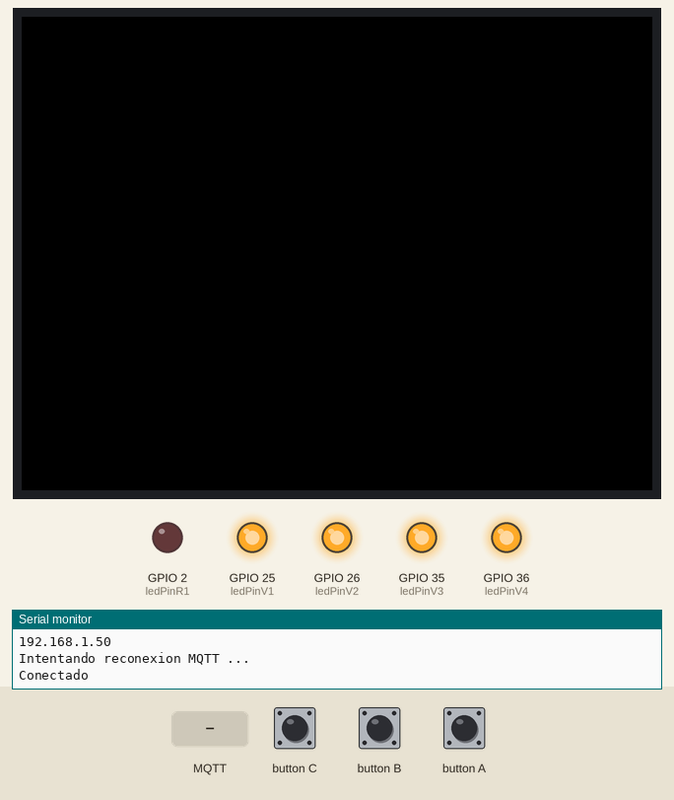
Recording of a sketch running on a simulated ESP32. Shown: 320×240 colour display, output pins drawn as LEDs (lit = HIGH), the last lines printed to the serial monitor. The inputs (shaded band) are chosen by the test bench. WiFi joins after 1.5 s; servers stay silent unless stated; no MQTT or app messages arrive unless stated.

Above: at 2.8 s.
2.9 s: MQTT message "off" arrives on the first subscribed topic
At 4.1 s:
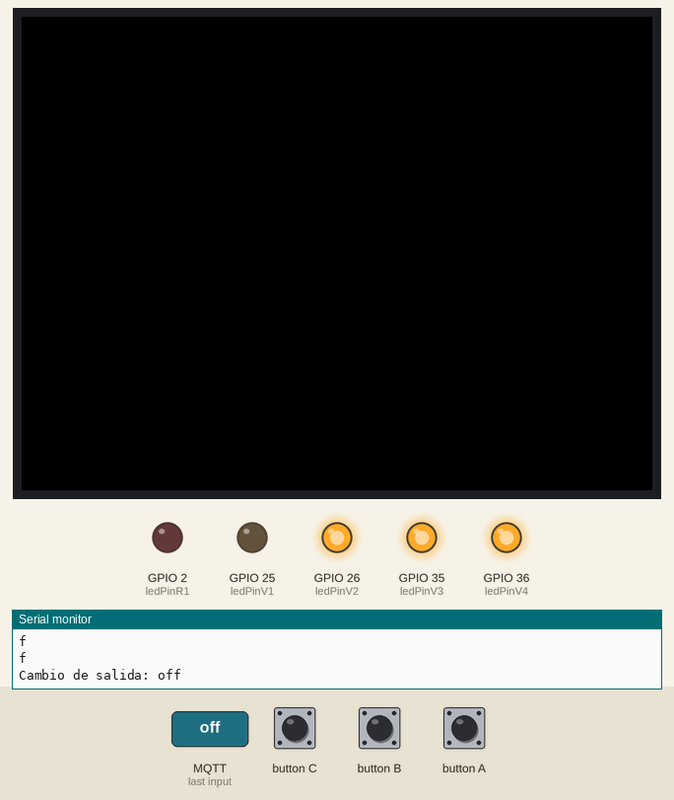
4.4 s: MQTT message "off" arrives on the second subscribed topic
At 5.2 s:
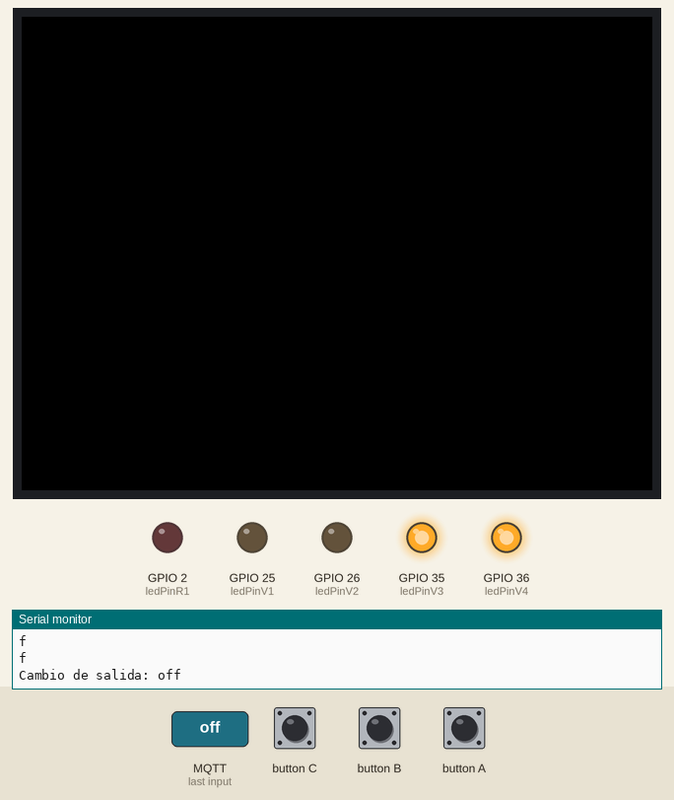
5.9 s: MQTT message "on" arrives on the first subscribed topic
At 7.2 s:
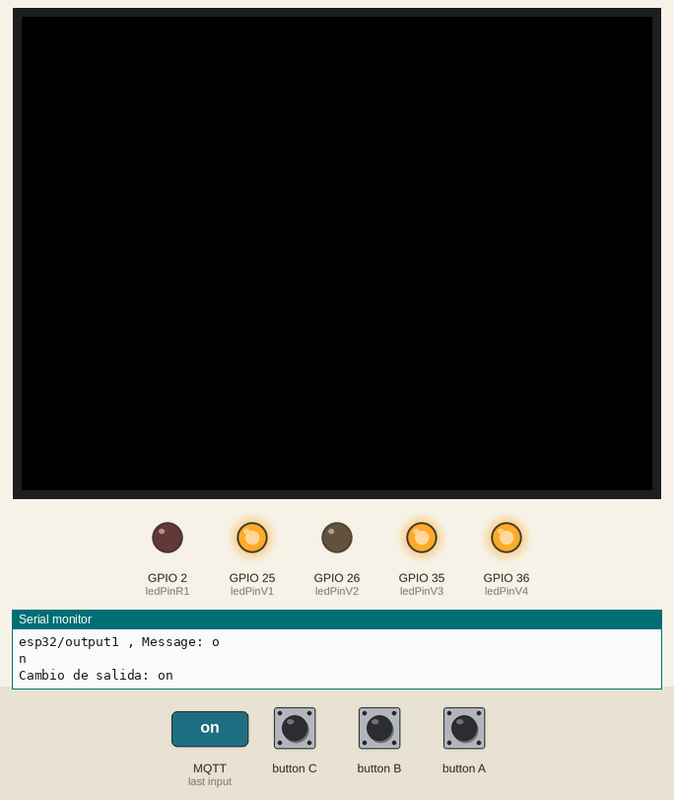
7.5 s: MQTT message "off" arrives on the third subscribed topic
At 8.4 s:
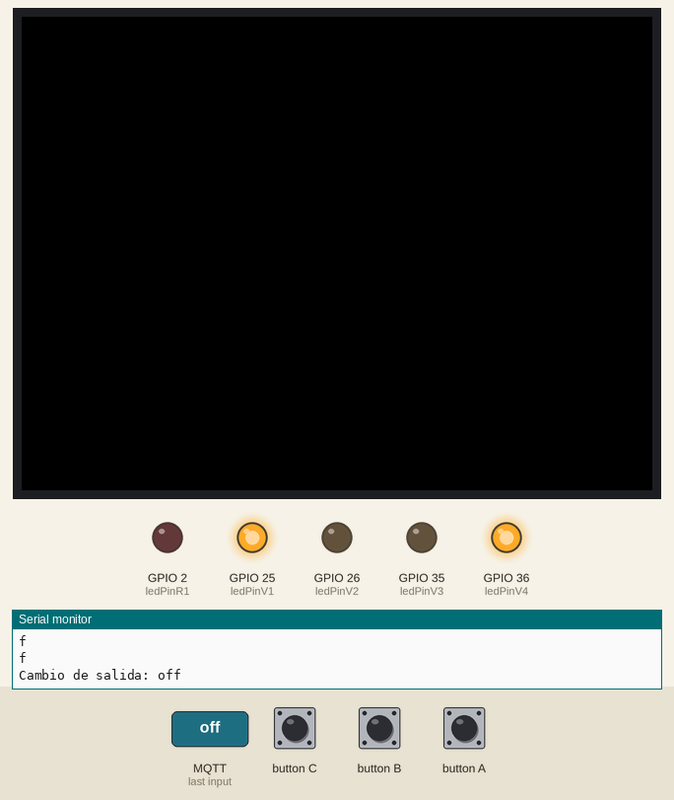
9.0 s: MQTT message "on" arrives on the second subscribed topic
At 10.2 s:
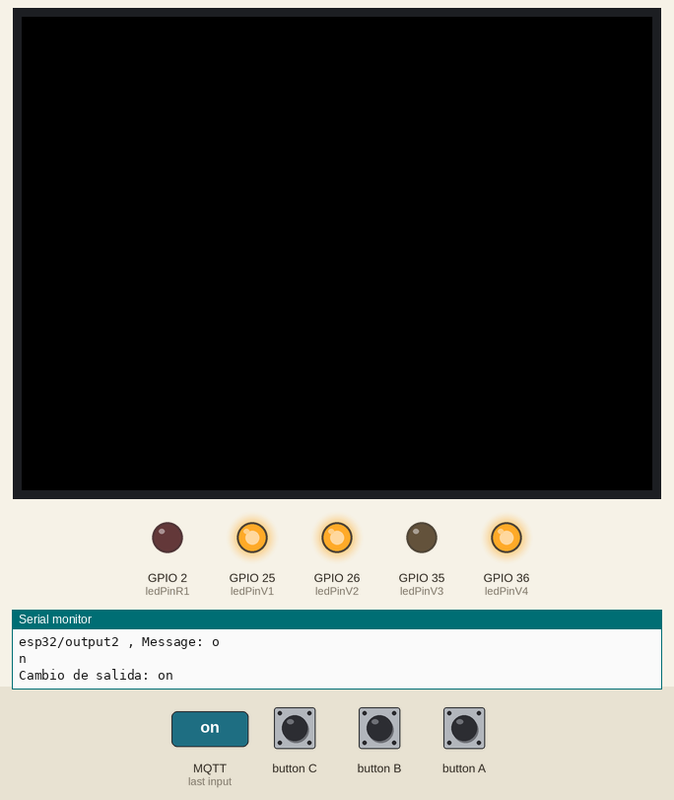
10.5 s: MQTT message "on" arrives on the third subscribed topic
At 11.4 s:
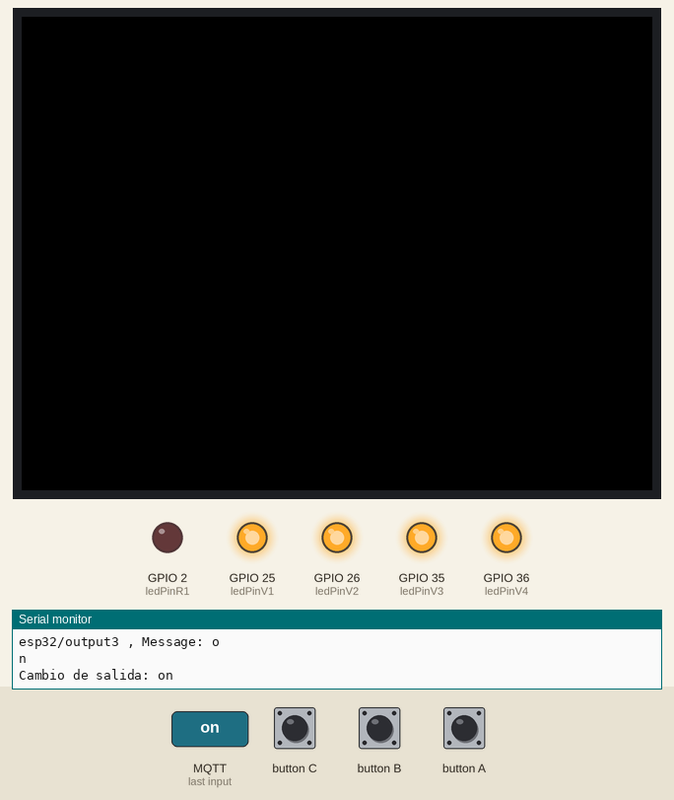
Timing chart, 0 to 13.1 s (numbered marks = the images above; inputs shaded):
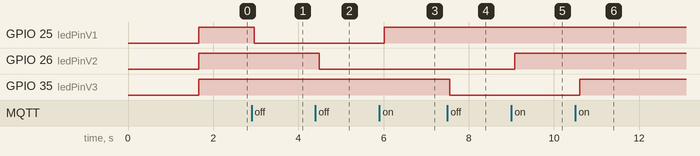

The sketch:

FinalConMQTT.ino
```cpp
#include <WiFi.h>
#include <PubSubClient.h>
#include <Wire.h>
//#include <AsyncUDP.h>
#include <M5Stack.h>

// Preparación conexión MQTT.
WiFiClient espClient;
PubSubClient client(espClient);

long lastMsg = 0;
char msg[50];
int value = 0;

//SSID-Password.
const char* ssid = "MobilAlex";
const char* password = "contrasenya";

//Direccion MQTT Broker IP Address.
const char* mqtt_server = "192.168.40.86";

//Declaración de Pines de LEDs
const int ledPinV1 = 25;
const int ledPinV2 = 26;
const int ledPinV3 = 35;
const int ledPinV4 = 36;
const int ledPinR1 = 2;

//Declaración de variables.
float temperatura = 0;
  //Variables del calculo de la temperatura.
  const float b = 0.79;
  const float m = 0.035;
int ultrasonido = 0;
int espalda = 0;

//Preparación conexión UDP.
//AsyncUDP udp;

/*---------------------------------------------------------

setup() --> Realiza la configuración inicial.

---------------------------------------------------------*/
void setup() {

  M5.begin(true,false,false);
  Serial.begin(9600);
  setup_wifi();

  client.setServer(mqtt_server, 1880);
  client.setCallback(callback);

  //PinMode -- Declaraciones pins LEDs.
  pinMode(ledPinV1, OUTPUT);
  pinMode(ledPinV2, OUTPUT);
  pinMode(ledPinV3, OUTPUT);
  pinMode(ledPinV4, OUTPUT);
  pinMode(ledPinR1, OUTPUT);

  //Inicializa todos los LEDs verdes para que esten abiertos.
  digitalWrite(ledPinV1, HIGH);
  digitalWrite(ledPinV2, HIGH);
  digitalWrite(ledPinV3, HIGH);
  digitalWrite(ledPinV4, HIGH);

  //connex_udp(); // Conectando con ESP32 mediante UDP.


}
/*---------------------------------------------------------

setup_wifi() --> Realiza la conexión con WiFi.

---------------------------------------------------------*/
void setup_wifi() {

  delay(10);
  Serial.println();
  Serial.println("Conectando a:");
  Serial.println("ssid");

  WiFi.begin(ssid, password);

  while (WiFi.status()!= WL_CONNECTED ){
    delay(500);
    Serial.println(".");
  }

  Serial.println(" ");
  Serial.println("WiFi conectado");
  Serial.println("IP Address: ");
  Serial.println(WiFi.localIP());

}
/*---------------------------------------------------------

connex_udp() --> Realiza la conexión con la placa ESP32 mediante UDP ( Recibe Datos ).

---------------------------------------------------------*/
/*void connex_udp(){
  if (udp.listen(1234)) {
    Serial.print("UDP Listening on IP: ");
    Serial.println(WiFi.localIP());

    udp.onPacket([](AsyncUDPPacket packet) {

      Serial.write(packet.data(), packet.length());

      String datosUDP = (const char*)packet.data();
      String textoMostrarEnM5Ultra = "";
      String textoMostrarEnM5Esp = "";

      if (datosUDP == "No Sentado")
      {
        textoMostrarEnM5Ultra = "No Sentado";
        digitalWrite(ledPinR1, LOW);
        ultrasonido = 0;
      }
      else if (datosUDP == "Mal sentado")
      {
        textoMostrarEnM5Ultra = "Mal sentado  ";
        digitalWrite(ledPinR1, HIGH);
        ultrasonido = 1;
      }
      else if(datosUDP == "Bien sentado")
      {
        textoMostrarEnM5Ultra = "Bien sentado ";
        digitalWrite(ledPinR1, HIGH);
        ultrasonido = 2;
      }

        M5.Lcd.setCursor(60,90);
        M5.Lcd.setTextSize(2);
        M5.Lcd.println(textoMostrarEnM5Ultra);

      if (datosUDP == "Espalda Reclinada"){
        textoMostrarEnM5Esp = "Espalda Reclinada ";
        espalda = 1;
      }
      else if(datosUDP == "Espalda sin Reclinada"){
        textoMostrarEnM5Esp = "Sin Reclinar";
        espalda = 0;
      }

      M5.Lcd.setCursor(60,60);
      M5.Lcd.setTextSize(2);
      M5.Lcd.println(textoMostrarEnM5Esp);
    });
  }

}*/
/*---------------------------------------------------------

callback() --> MQTT -- subscirber( recibe datos ).

---------------------------------------------------------*/
void callback (char* topic, byte* message, unsigned int length){

  Serial.println("Mensaje recibido en topic: ");
  Serial.print(topic);
  Serial.print(" , Message: ");
  String messageTemp;

  for (int i = 0; i < length; i++){
    Serial.println((char)message[i]);
    messageTemp += (char)message[i];
  }
  Serial.println();

  //Output (Topic: esp32/output1)
  if (String(topic) == "esp32/output1")
  {
    Serial.print("Cambio de salida: ");
    if(messageTemp == "on"){
      Serial.println("on");
      digitalWrite(ledPinV1, HIGH);
    }else if(messageTemp == "off"){
      Serial.println("off");
      digitalWrite(ledPinV1, LOW);
    }
  }
  //Output (Topic: esp32/output2)
  if (String(topic) == "esp32/output2")
  {
    Serial.print("Cambio de salida: ");
    if(messageTemp == "on"){
      Serial.println("on");
      digitalWrite(ledPinV2, HIGH);
    }else if(messageTemp == "off"){
      Serial.println("off");
      digitalWrite(ledPinV2, LOW);
    }
  }
  //Output (Topic: esp32/output3)
  if (String(topic) == "esp32/output3")
  {
    Serial.print("Cambio de salida: ");
    if(messageTemp == "on"){
      Serial.println("on");
      digitalWrite(ledPinV3, HIGH);
    }else if(messageTemp == "off"){
      Serial.println("off");
      digitalWrite(ledPinV3, LOW);
    }
  }
  //Output (Topic: esp32/output4)
  if (String(topic) == "esp32/output4")
  {
    Serial.print("Cambio de salida: ");
    if(messageTemp == "on"){
      Serial.println("on");
      digitalWrite(ledPinV4, HIGH);
    }else if(messageTemp == "off"){
      Serial.println("off");
      digitalWrite(ledPinV4, LOW);
    }
  }

}
/*---------------------------------------------------------

reconnect() --> Reconecta en caso de error.

---------------------------------------------------------*/
void reconnect(){

  while(!client.connected()){
    Serial.println("Intentando reconexion MQTT ...");

    if(client.connect("ESP32Client")){
      Serial.println("Conectado");
      client.subscribe("esp32/output1");
      client.subscribe("esp32/output2");
      client.subscribe("esp32/output3");
      client.subscribe("esp32/output4");
    }else{
      Serial.print("Fallo, rc= ");
      Serial.print(client.state());
      Serial.println("Intentalo de nuevo en 5s");
      delay(5000);
    }
  }

}
/*---------------------------------------------------------

funcTemperatura() --> Función que calcula la temperatura.

---------------------------------------------------------*/
/*float funcTemperatura(){

//--->  Variables del programa
  int16_t adc2;
  float voltios, temperatura;

  adc2=ads1115.readADC_SingleEnded(2);  //Asignar el valor leido por el micro a una variable.

  voltios = 4.096*adc2/(pow(2,15)-1);
  temperatura = (voltios - b)/m;

  return temperatura;
}*/
/*---------------------------------------------------------

loop() --> MQTT -- publisher ( envia datos ).

---------------------------------------------------------*/
void loop() {

  M5.update();


  if(!client.connected()){
    reconnect();
  }
  //client.loop();

  long now = millis();
  if(now - lastMsg > 100){
    lastMsg = now;

    char espString[2];
    dtostrf(espalda, 1, 2, espString);
    client.publish("esp32/back", espString);

    char ultraString[2];
    dtostrf(ultrasonido, 1, 2, ultraString);
    client.publish("esp32/ultrasounds", ultraString);

    delay(300);

    /*temperatura = funcTemperatura();
    char tempString[8];
    dtostrf(temperatura, 1, 2, tempString);
    Serial.println("Temperatura");
    client.publish("esp32/temperature", tempString);
    */
  }

  client.loop();

}
```

Measured:
- after the input at 2.9 s, GPIO 25 (ledPinV1): HIGH → LOW after 0.06 s
- after the input at 4.4 s, GPIO 26 (ledPinV2): HIGH → LOW after 0.09 s
- after the input at 5.9 s, GPIO 25 (ledPinV1): LOW → HIGH after 0.12 s
- after the input at 7.5 s, GPIO 35 (ledPinV3): HIGH → LOW after 0.05 s
- after the input at 9.0 s, GPIO 26 (ledPinV2): LOW → HIGH after 0.08 s
- after the input at 10.5 s, GPIO 35 (ledPinV3): LOW → HIGH after 0.11 s
